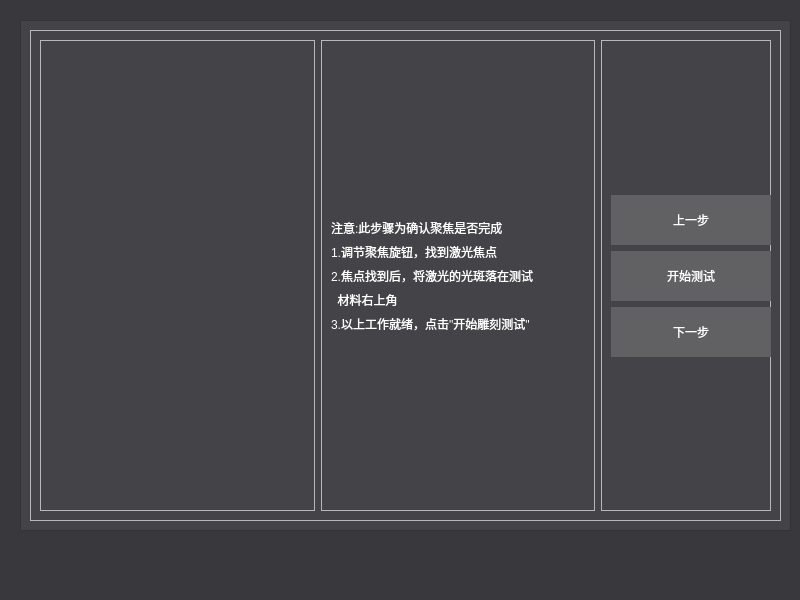
<?xml version="1.0" encoding="UTF-8"?>
<ui version="4.0">
 <class>AE_BeginForm</class>
 <widget class="QWidget" name="AE_BeginForm">
  <property name="geometry">
   <rect>
    <x>0</x>
    <y>0</y>
    <width>800</width>
    <height>600</height>
   </rect>
  </property>
  <property name="windowTitle">
   <string>Form</string>
  </property>
  <property name="styleSheet">
   <string notr="true">QWidget#AE_BeginForm{
	background-color: rgb(57, 57, 61);
}
QLabel{
	
	color: rgb(255, 255, 255);
	font: 9pt &quot;微软雅黑&quot;;
}</string>
  </property>
  <widget class="QFrame" name="frameBegin">
   <property name="geometry">
    <rect>
     <x>20</x>
     <y>20</y>
     <width>771</width>
     <height>511</height>
    </rect>
   </property>
   <property name="styleSheet">
    <string notr="true">QFrame#frameBegin{
	
	background-color: rgb(68, 68, 72);
}
QPushButton{
	border:none;
	color: rgb(255, 255, 255);
	font: 9pt &quot;微软雅黑&quot;;
	background-color: rgb(97, 97, 100);
}
QPushButton:hover{
	border:none;
	color: rgb(255, 255, 255);
	font: 9pt &quot;微软雅黑&quot;;
	background-color: rgb(107, 106, 101);
}
QPushButton:pressed{
	border:none;
	color: rgb(255, 255, 255);
	font: 9pt &quot;微软雅黑&quot;;
	background-color: rgb(59, 58, 63);
}
QTextBrowser{
	border:none;
	color: rgb(255, 255, 255);
	background-color: rgb(68, 68, 72);
	font: 9pt &quot;微软雅黑&quot;;
}</string>
   </property>
   <property name="frameShape">
    <enum>QFrame::StyledPanel</enum>
   </property>
   <property name="frameShadow">
    <enum>QFrame::Raised</enum>
   </property>
   <layout class="QVBoxLayout" name="verticalLayout_2">
    <item>
     <widget class="QFrame" name="frame">
      <property name="frameShape">
       <enum>QFrame::StyledPanel</enum>
      </property>
      <property name="frameShadow">
       <enum>QFrame::Raised</enum>
      </property>
      <layout class="QHBoxLayout" name="horizontalLayout">
       <item>
        <widget class="QFrame" name="frameGif">
         <property name="frameShape">
          <enum>QFrame::StyledPanel</enum>
         </property>
         <property name="frameShadow">
          <enum>QFrame::Raised</enum>
         </property>
         <layout class="QVBoxLayout" name="verticalLayout_4">
          <item>
           <spacer name="verticalSpacer_5">
            <property name="orientation">
             <enum>Qt::Vertical</enum>
            </property>
            <property name="sizeHint" stdset="0">
             <size>
              <width>20</width>
              <height>92</height>
             </size>
            </property>
           </spacer>
          </item>
          <item>
           <widget class="QLabel" name="labelMovie">
            <property name="minimumSize">
             <size>
              <width>250</width>
              <height>250</height>
             </size>
            </property>
            <property name="maximumSize">
             <size>
              <width>250</width>
              <height>250</height>
             </size>
            </property>
            <property name="text">
             <string/>
            </property>
           </widget>
          </item>
          <item>
           <spacer name="verticalSpacer_6">
            <property name="orientation">
             <enum>Qt::Vertical</enum>
            </property>
            <property name="sizeHint" stdset="0">
             <size>
              <width>20</width>
              <height>91</height>
             </size>
            </property>
           </spacer>
          </item>
         </layout>
        </widget>
       </item>
       <item>
        <widget class="QFrame" name="frameT1">
         <property name="frameShape">
          <enum>QFrame::StyledPanel</enum>
         </property>
         <property name="frameShadow">
          <enum>QFrame::Raised</enum>
         </property>
         <layout class="QVBoxLayout" name="verticalLayout_3">
          <item>
           <spacer name="verticalSpacer_3">
            <property name="orientation">
             <enum>Qt::Vertical</enum>
            </property>
            <property name="sizeHint" stdset="0">
             <size>
              <width>20</width>
              <height>127</height>
             </size>
            </property>
           </spacer>
          </item>
          <item>
           <widget class="QLabel" name="label">
            <property name="text">
             <string>注意:此步骤为确认聚焦是否完成</string>
            </property>
           </widget>
          </item>
          <item>
           <widget class="QLabel" name="label_2">
            <property name="text">
             <string>1.调节聚焦旋钮，找到激光焦点</string>
            </property>
           </widget>
          </item>
          <item>
           <widget class="QLabel" name="label_3">
            <property name="text">
             <string>2.焦点找到后，将激光的光斑落在测试</string>
            </property>
           </widget>
          </item>
          <item>
           <widget class="QLabel" name="label_4">
            <property name="text">
             <string>  材料右上角</string>
            </property>
           </widget>
          </item>
          <item>
           <widget class="QLabel" name="label_5">
            <property name="text">
             <string>3.以上工作就绪，点击&quot;开始雕刻测试&quot;</string>
            </property>
           </widget>
          </item>
          <item>
           <spacer name="verticalSpacer_4">
            <property name="orientation">
             <enum>Qt::Vertical</enum>
            </property>
            <property name="sizeHint" stdset="0">
             <size>
              <width>20</width>
              <height>127</height>
             </size>
            </property>
           </spacer>
          </item>
         </layout>
        </widget>
       </item>
       <item>
        <widget class="QFrame" name="frameBtn">
         <property name="maximumSize">
          <size>
           <width>170</width>
           <height>16777215</height>
          </size>
         </property>
         <property name="frameShape">
          <enum>QFrame::StyledPanel</enum>
         </property>
         <property name="frameShadow">
          <enum>QFrame::Raised</enum>
         </property>
         <layout class="QVBoxLayout" name="verticalLayout">
          <item>
           <spacer name="verticalSpacer">
            <property name="orientation">
             <enum>Qt::Vertical</enum>
            </property>
            <property name="sizeHint" stdset="0">
             <size>
              <width>20</width>
              <height>40</height>
             </size>
            </property>
           </spacer>
          </item>
          <item>
           <widget class="QPushButton" name="btnPre">
            <property name="minimumSize">
             <size>
              <width>160</width>
              <height>50</height>
             </size>
            </property>
            <property name="maximumSize">
             <size>
              <width>160</width>
              <height>50</height>
             </size>
            </property>
            <property name="text">
             <string>上一步</string>
            </property>
           </widget>
          </item>
          <item>
           <widget class="QPushButton" name="pushButton_2">
            <property name="minimumSize">
             <size>
              <width>160</width>
              <height>50</height>
             </size>
            </property>
            <property name="maximumSize">
             <size>
              <width>160</width>
              <height>50</height>
             </size>
            </property>
            <property name="text">
             <string>开始测试</string>
            </property>
           </widget>
          </item>
          <item>
           <widget class="QPushButton" name="pushButton">
            <property name="minimumSize">
             <size>
              <width>160</width>
              <height>50</height>
             </size>
            </property>
            <property name="maximumSize">
             <size>
              <width>160</width>
              <height>50</height>
             </size>
            </property>
            <property name="text">
             <string>下一步</string>
            </property>
           </widget>
          </item>
          <item>
           <spacer name="verticalSpacer_2">
            <property name="orientation">
             <enum>Qt::Vertical</enum>
            </property>
            <property name="sizeHint" stdset="0">
             <size>
              <width>20</width>
              <height>40</height>
             </size>
            </property>
           </spacer>
          </item>
         </layout>
        </widget>
       </item>
      </layout>
     </widget>
    </item>
   </layout>
  </widget>
 </widget>
 <resources/>
 <connections/>
</ui>
